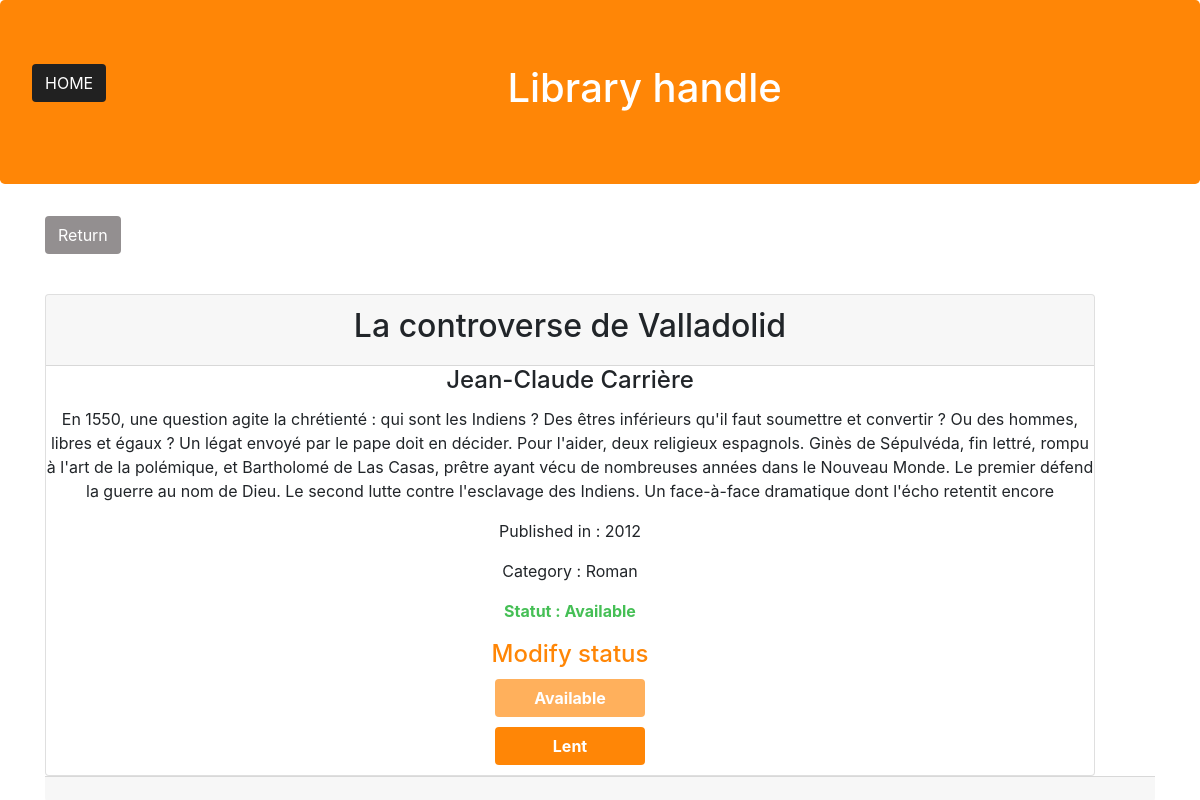
/controllers/single.php?id=2, run on the app's committed database.
### tables this page shows
CREATE TABLE `booksList` (
  `id` int(11) NOT NULL,
  `title` varchar(255) NOT NULL,
  `author` varchar(255) NOT NULL,
  `abstract` text NOT NULL,
  `releaseDate` year(4) NOT NULL,
  `category` varchar(255) NOT NULL,
  `status` tinyint(1) NOT NULL DEFAULT '1',
  `userId` int(11) DEFAULT NULL
);

### controllers/single.php (called while the page is built, shortened)
<?php
require('../model/connection.php');
require('../model/bookManager.php');
require('../entities/Book.php');
$manager = new BookManager($bdd);
if(isset($_GET['id'])){
  $book = $manager->getOneBook($_GET['id']);
  $status = $book->getStatus();
 if($status == 1){
   $message = 'Modify status';
 }
}
  include('../views/singleView.php');

### model/bookManager.php (called while the page is built, shortened)
<?php
class BookManager {
  private $db;
  public function setDb($db)
  {
      $this->db = $db;
  }
  public function getOneBook($id){
    $response=$this->db->prepare('SELECT * FROM booksList WHERE id=:id');
    $response->execute(array(
      'id'=> $id
    ));
    $book=$response->fetch(PDO::FETCH_ASSOC);
    $book = new Book($book);
    return $book;
  }
}
 ?>

### entities/Book.php (called while the page is built, shortened)
<?php
class Book{
  protected $title;
  protected $author;
  protected $abstract;
  protected $releaseDate;
  protected $category;
  protected $status;
    public function hydrate(array $data)
    {
        foreach ($data as $key => $value)
        {
            $method = 'set'.ucfirst($key);
        }
    }
    public function getTitle(){
      return $this->title;
    }
    public function getAuthor(){
      return $this->author;
    }
    public function getAbstract(){
      return $this->abstract;
    }
    public function getReleasedate(){
      return $this->releaseDate;
    }
    public function getCategory(){
      return $this->category;
    }
    public function getStatus(){
      return $this->status;
    }
    public function setTitle($title){
      $this->title=$title;
    }
    public function setAuthor($author){
      $this->author=$author;
    }
    public function setAbstract($abstract){
      $this->abstract=$abstract;
    }
    public function setReleasedate($releaseDate){
      $this->releaseDate=$releaseDate;
    }
    public function setCategory($category){
      $this->category=$category;
    }
    public function setStatus(int $status){
    $this->status=$status;
    }
}
 ?>

### views/singleView.php (the view, shortened to what this page needs)
<?php
  include("template/header.php")
 ?>
 <div class="container single">
   <a href="../controllers/index.php" class="btn btn-custom">Return</a>
   <div class="card text-center">
     <div class="card-header">
       <h2><?php echo $book->getTitle(); ?></h2>
     </div>
     <div class="card-block">
       <h4 class="card-title"><?php echo $book->getAuthor(); ?></h4>
       <p class="card-text"><?php echo $book->getAbstract(); ?></p>
       <p class="card-text">Published in : <?php echo $book->getReleasedate(); ?></p>
       <p class="card-text">Category : <?php echo $book->getCategory(); ?></p>
         <?php
     if($book->getStatus() == 1){
       echo "<p class='card-text available'>Statut : Available</p>";
     } else {
       echo "<p class='card-text lent'>Statut : Lent</p>";
     } ?>
     <h4 class="message"><?php echo $message ?></h4>
         <form class="" action="" method="post" id="modifyForm">
           <input class="btn btn-custom <?php if($book->getStatus() == 1){
             echo "disabled";} ?> " type="submit" name="register" value="Available">
         </form>
         <form class="" action="../controllers/lentForm.php" method="post" id="modifyForm">
           <input class="btn btn-custom" type="submit" name="" value="Lent">
         </form>
       </div>
     </div>
     <div class="card-footer text-muted">
     </div>
   </div>

### assets/css/main.css (style rules this page uses)
html { color: #222; font-size: 1em; line-height: 1.4; }
.btn-custom { background-color: #938F90; color: white; margin-right: 15px; float:none; margin-bottom: 20px; }
.card { margin-top: 20px; margin-right: 60px; }
.card .btn-custom { background-color: #FF8606; color: white; }
#modifyForm input, textarea, select { text-align: center; width:300px; margin: 0 auto; margin-bottom: 10px; float: none; }
#modifyForm .btn-custom { text-align: center; width:150px; float: none; font-weight: bolder; background-color: #FF8606; }
.available { color: #45BF55; font-weight: bold; }
.message { color: #FF8606; margin-bottom: 10px; line-height: 30px; }

### data on the page
bookslist: title "La controverse de Valladolid", author "Jean-Claude Carrière", abstract "En 1550, une question agite la chrétienté : qui sont les Indiens ? Des êtres inférieurs qu'il faut soumettre et convertir ? Ou des hommes, libres et égaux ? Un légat envoyé par le pape doit en décider. Pour l'aider, deux religieux espagnols. Ginès de Sépulvéda, fin lettré, rompu à l'art de la polémique, et Bartholomé de Las Casas, prêtre ayant vécu de nombreuses années dans le Nouveau Monde. Le premier défend la guerre au nom de Dieu. Le second lutte contre l'esclavage des Indiens. Un face-à-face dramatique dont l'écho retentit encore", releaseDate "2012", category "Roman", status "Modify status", register "Available"
